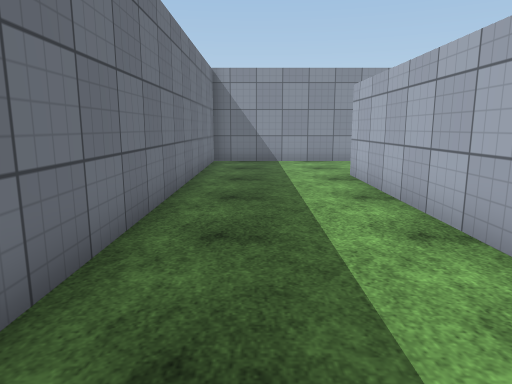
[1] (above)

20 first-person views from a walk through a 3-D level made in the Unity game engine. The camera is 1.3 m above the floor, tilts 10° down and sees 70° across. The floor is counted in squares, 1 m on a side. Each view is taken from the middle of a square. On the plan, view 1 faces up. The plan holds only what a view shows up to about 15 squares ahead; the rest is blank. The place goes on beyond the plan. The player character is not drawn. Door leaves are left out, so doorways stand open. Surface patterns are stand-ins for the level's own textures.

[2]
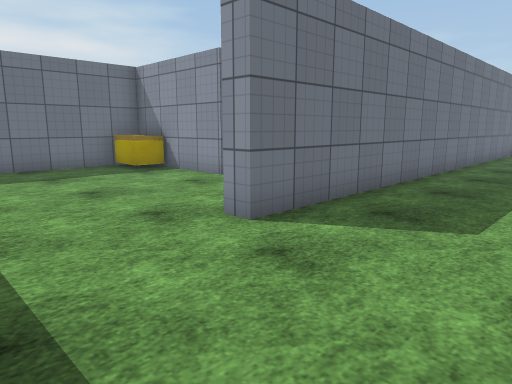

[3]
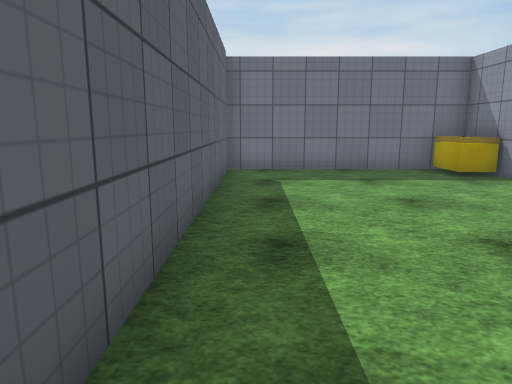

[4]
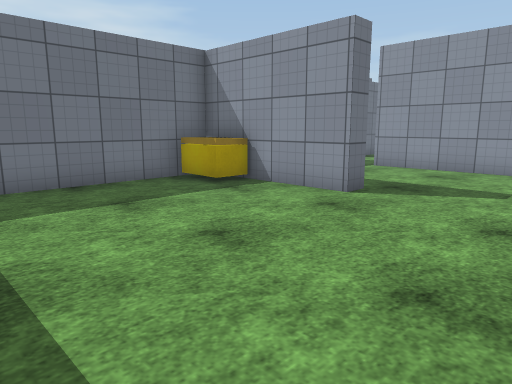

[5]
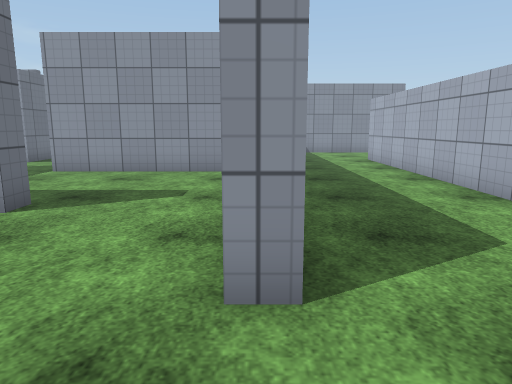

[6]
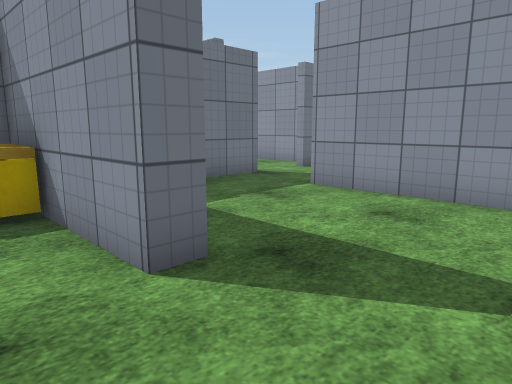

[7]
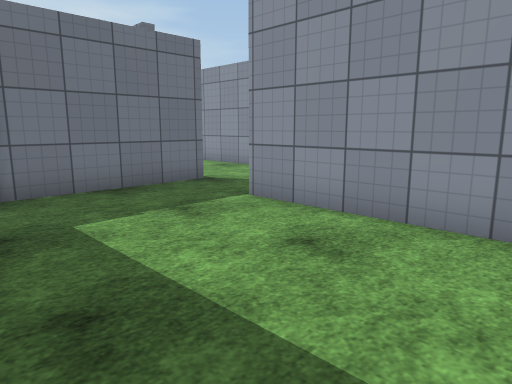

[8]
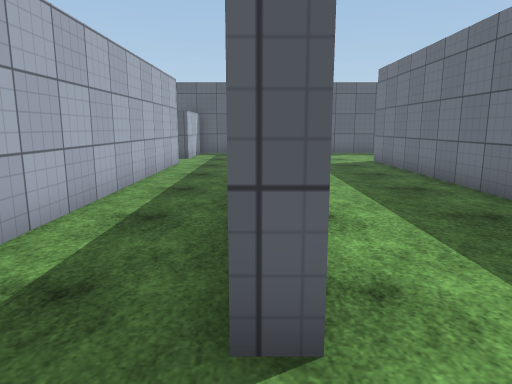

[9]
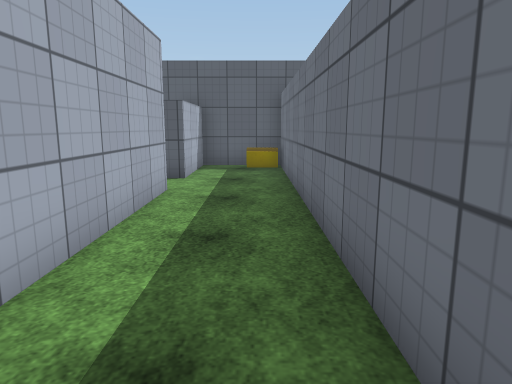

[10]
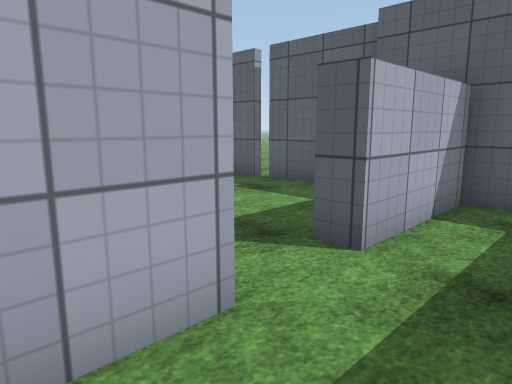

[11]
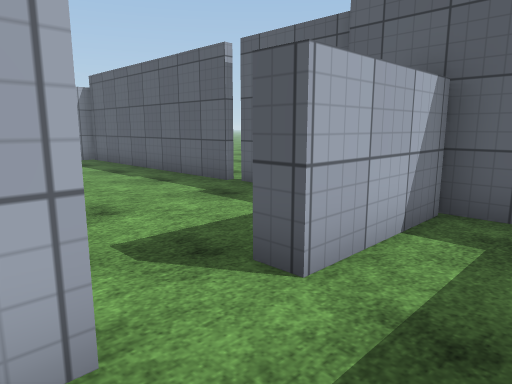

[12]
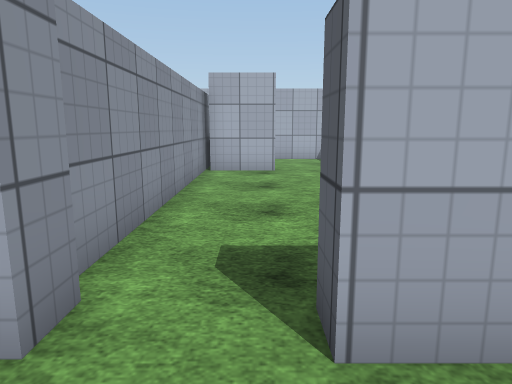

[13]
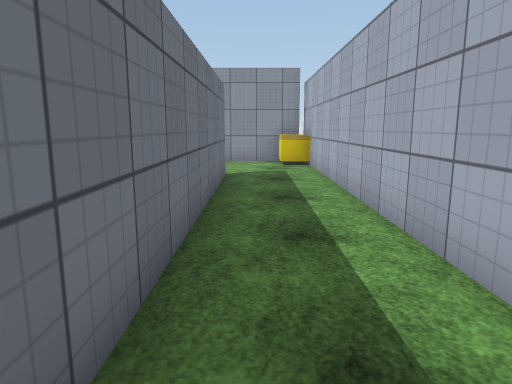

[14]
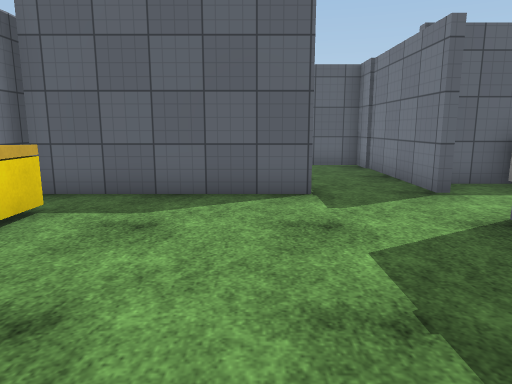

[15]
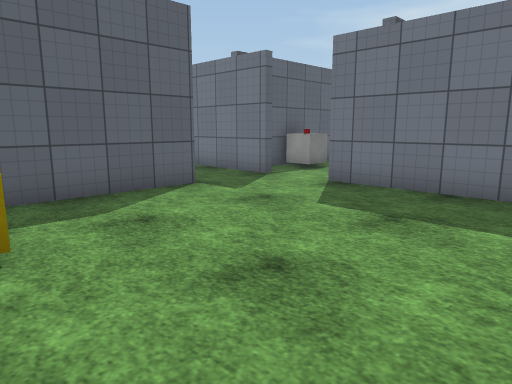

[16]
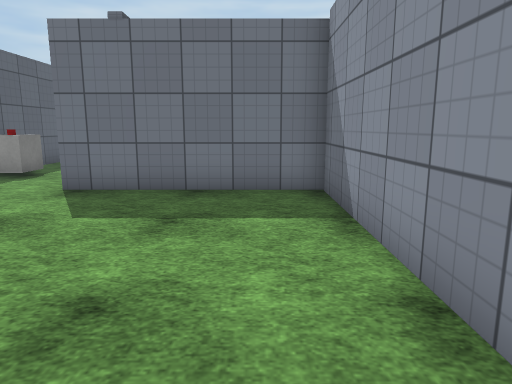

[17]
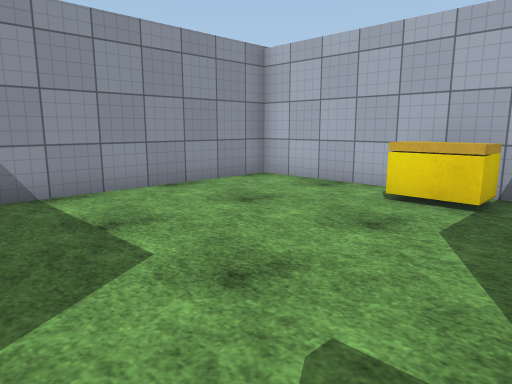

[18]
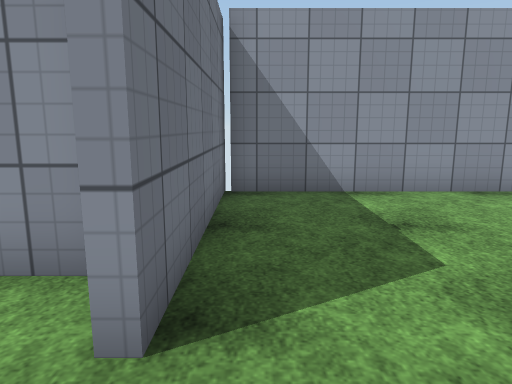

[19]
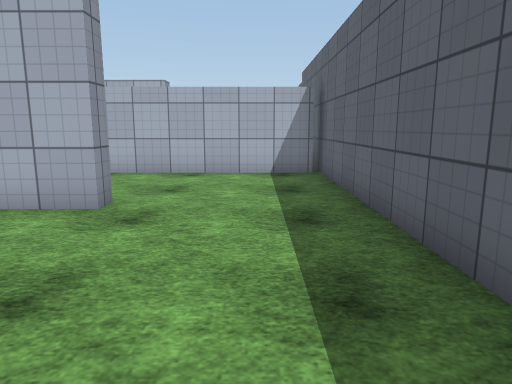

[20]
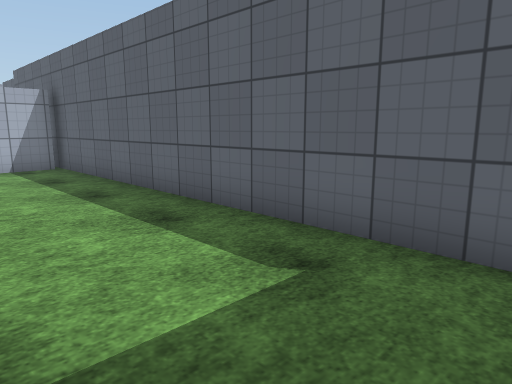

### Floor plan
Points are (right, up) in squares from view 1. A wall is a line through its corners. A room is listed if a view was taken in it or the views show most of it. See-through windows are left out.
Room 1 (views 1, 2, 3, 4, 5, 6, 7, 8, 9, 10, 11, 12, 13, 19, 20)
walls: (2.6, 1.5) (2.6, 10.1) (3.2, 10.1) (3.2, -6.6); (-3, 5.9) (-7.5, 5.9); (-5.9, 1.2) (-5.9, 0.5) (-10.6, 0.5) (-10.6, -7); (5.9, -1.7) (5.9, 14.4) (-1.7, 14.4) (-1.7, -2.5) (-2.2, -2.5) (-2.2, -0.9); (2.6, -6.8) (2.6, -0.8); (-10.6, 6.8) (-10.6, 1.2) (-8.9, 1.2); (-10.4, -6.9) (5.9, -6.9) (5.9, -3.4)
ways out: opening at (-9.5, 7) to room 2; open door at (6, -2.5)
objects: other object (-10, 0) to (-9, 0); other object (4, -6); other object (5, 13) to (5, 14)
Room 2 (views 14, 15, 16, 17, 18)
walls: (-8.1, 6.9) (-2.5, 6.9); (-10.6, 14.8) (-10.6, 8.9); (-2.2, 6.2) (-2.2, 14.4) (-10.6, 14.4)
ways out: opening at (-9.5, 7) to room 1; open door at (-11, 7.5)
objects: other object (-4, 9) to (-3, 10)

Where each view was taken, in squares from view 1:
view 1: 0 up, 0 right, facing up
view 2: 6 down, 2 right, facing up-left
view 3: 6 down, 1 right, facing left
view 4: 6 down, 2 left, facing up-left
view 5: 5 down, 2 left, facing up
view 6: 1 down, 3 left, facing up-left
view 7: 1 up, 3 left, facing up-left
view 8: 12 up, 3 right, facing down
view 9: 6 up, 4 right, facing down
view 10: 0 up, 4 right, facing down-right
view 11: 1 down, 4 right, facing down-right
view 12: 3 down, 4 right, facing right
view 13: 0 up, 4 right, facing up
view 14: 14 up, 7 left, facing down
view 15: 14 up, 3 left, facing down-left
view 16: 13 up, 3 left, facing left
view 17: 7 up, 10 left, facing up-right
view 18: 7 up, 10 left, facing up
view 19: 5 down, 8 left, facing right
view 20: 3 down, 10 left, facing down-right
